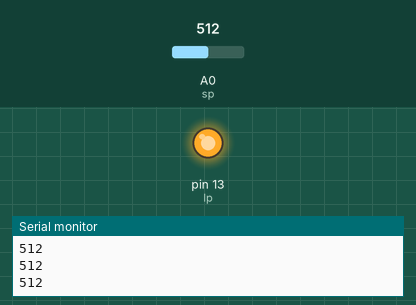
A sketch run on a simulated Arduino Uno, built with avr-gcc and run on an emulated ATmega328P. Parts: output pins drawn as LEDs (lit = HIGH), the last lines printed to the serial monitor. The test bench sets the inputs (shaded band); at power-on: A0 (sp) = 512.

Above: at 1.2 s.
1.3 s: A0 (sp) set to 312
2.8 s: A0 (sp) set to 286
At 4.1 s:
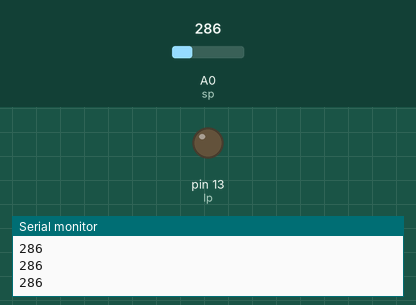
4.4 s: A0 (sp) set to 306
At 5.7 s:
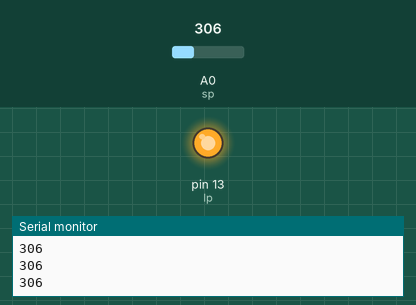
6.0 s: A0 (sp) set to 290
At 7.0 s:
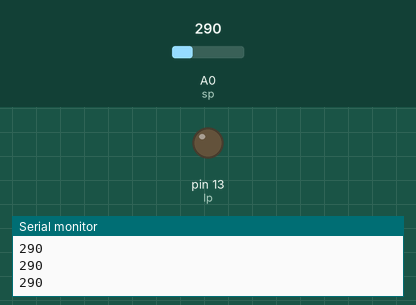
Timing chart, 0 to 8.6 s (numbered marks = the images above; inputs shaded):
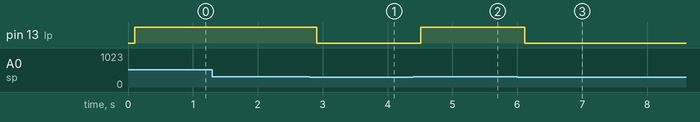

Measured:
- the behaviour switches between 301 and 300 on A0 (sp) (found by bisection; images 0 and 1)
- after the input at 2.8 s, pin 13 (lp): HIGH → LOW after 0.11 s
- after the input at 4.4 s, pin 13 (lp): LOW → HIGH after 0.11 s
- after the input at 6.0 s, pin 13 (lp): HIGH → LOW after 0.12 s

The sketch:

Code_FIle.ino
```cpp
int sp=A0;
int lp=13;
void setup()
{
  Serial.begin(9600);
  pinMode(lp,OUTPUT);
}
void loop()
{
  int sv=analogRead(sp);
  Serial.println(sv);
  delay(100);
  if(sv>300)
    {
      digitalWrite(lp,HIGH);
    }
  else
     {
      digitalWrite(lp,LOW);
     }

}
```
